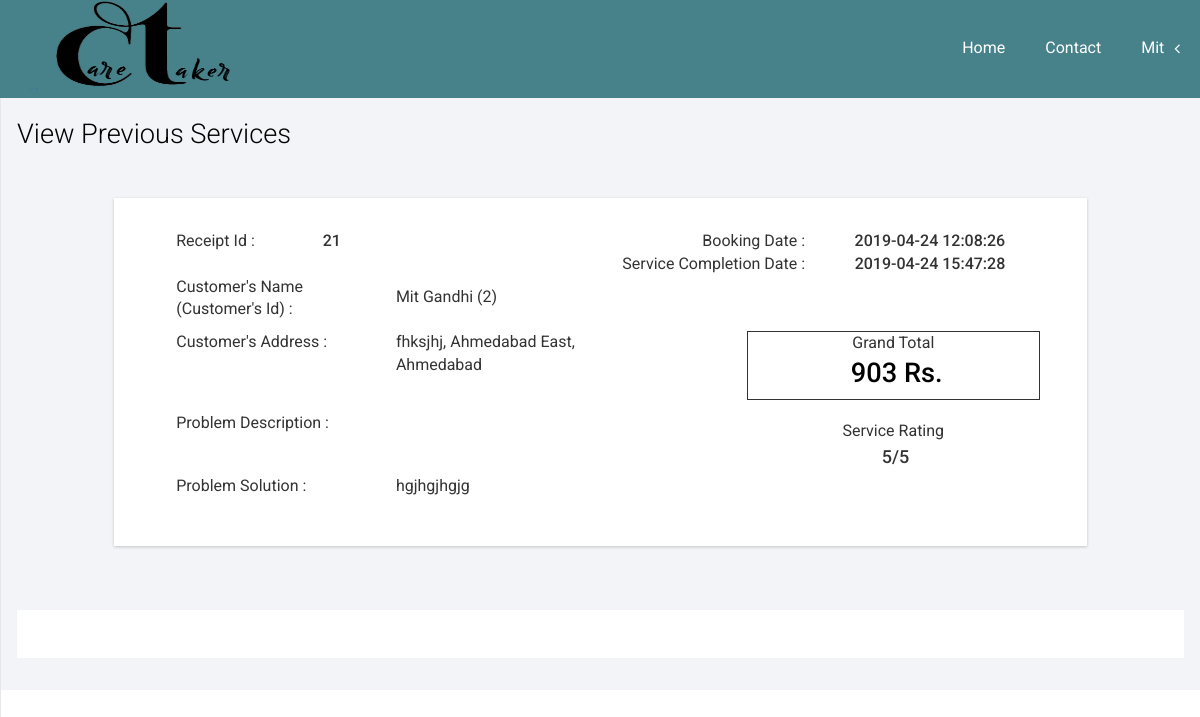
Page /CT/VPServices.php (signed in) on the committed database.
### tables this page shows
CREATE TABLE IF NOT EXISTS `receipt_master` (
`Receipt_id` int(16) NOT NULL,
  `User_id` int(8) NOT NULL,
  `Emp_id` int(8) NOT NULL,
  `Service_id` int(4) NOT NULL,
  `Address` text NOT NULL,
  `Area_id` int(8) NOT NULL,
  `City_id` int(4) NOT NULL,
  `Problem_desc` text NOT NULL,
  `Booking_date` datetime NOT NULL,
  `Solution` text NOT NULL,
  `Bill_amt` int(4) NOT NULL,
  `Rating` int(1) NOT NULL,
  `Status` int(1) NOT NULL DEFAULT '0',
  `SServed_date` datetime NOT NULL
);

CREATE TABLE IF NOT EXISTS `user_master` (
`User_id` int(8) NOT NULL,
  `First_name` varchar(16) NOT NULL,
  `Last_name` varchar(16) DEFAULT NULL,
  `Email_ID` varchar(32) NOT NULL,
  `Address` text,
  `Area_id` int(8) NOT NULL,
  `City_id` int(4) NOT NULL,
  `Contact_no` bigint(10) DEFAULT NULL,
  `User_type` varchar(5) NOT NULL DEFAULT 'User',
  `Password` varchar(32) NOT NULL,
  `Deleted` tinyint(1) NOT NULL DEFAULT '0',
  `Time_Stamp` date NOT NULL
);

CREATE TABLE IF NOT EXISTS `area_master` (
`Area_id` int(8) NOT NULL,
  `Area_name` varchar(16) NOT NULL,
  `City_id` int(4) NOT NULL,
  `Deleted` tinyint(1) NOT NULL DEFAULT '0'
);

CREATE TABLE IF NOT EXISTS `city_master` (
`City_id` int(4) NOT NULL,
  `City_name` varchar(16) NOT NULL,
  `Deleted` tinyint(1) NOT NULL DEFAULT '0'
);

### CT/VPServices.php (the view, shortened to what this page needs)
<!DOCTYPE HTML>
<html>
<?php
require("../connection.php");
require_once("Navigation.php");
?>
<head>
</head>
<body>
<div id="wrapper">
    <div id="page-wrapper" style="margin-left: 0px; min-height: 399px;">
        <div class="graphs">
            <div class="xs" style="margin-top: 88px;">
                <h3>View Previous Services</h3>
                <?php
                $selectSQL = "SELECT * FROM `receipt_master` where Emp_id='{$_SESSION['User_id']}' AND Status=3 ORDER BY `Booking_date` DESC";
                if( !( $selectRes = mysql_query( $selectSQL ) ) ){
                    echo 'Retrieval of data from Database Failed - #'.mysql_errno().': '.mysql_error();
                }
                else {
                    if (mysql_num_rows($selectRes) == 0) {
                        echo '<div class="col_1" style="margin-top: 48px;">';
                        echo "<div class='col-md-10 span_3' style='margin: auto;float: none;'>";
                        echo "<div class='bs-example1' data-example-id='contextual-table' style='height: auto;margin: auto;font-weight: 500;' align='center'>You haven't served any Services yet!";
                        echo '</div></div></div>';
                    }
                    else
                    {
                        while ($row = mysql_fetch_assoc($selectRes)) {
                            $USelect="SELECT * FROM `user_master` WHERE User_id='{$row['User_id']}'";
                            $UResult=mysql_query($USelect,$con);
                            $Urow=mysql_fetch_assoc($UResult);
                            $UName=$Urow['First_name']." ".$Urow['Last_name'];
                            $CSelect="SELECT City_name FROM `city_master` WHERE City_id='{$row['City_id']}'";
                            $CResult=mysql_query($CSelect,$con);
                            $CRow=mysql_fetch_assoc($CResult);
                            $ASelect="SELECT Area_name FROM `area_master` WHERE Area_id='{$row['Area_id']}'";
                            $AResult=mysql_query($ASelect,$con);
                            $ARow=mysql_fetch_assoc($AResult);
                            echo '<div class="col_1" style="margin-top: 48px;">';
                                echo '<div class="col-md-10 span_3" style="margin: auto;float: none;">';
                                    echo '<div class="bs-example1" data-example-id="contextual-table" style="height: auto;margin: auto;">';
                                        echo '<div class="col-sm-12">';
                                            echo '<div class="col-sm-2">Receipt Id :</div>';
                                            echo '<div class="col-sm-1" style="font-weight: 500">';
                                                echo $row["Receipt_id"];
                                            echo '</div>';
                                            echo '<div class="col-sm-4">&nbsp;</div>';
                                            echo '<div class="col-sm-2" align="right">Booking Date :</div>';
                                            echo "<div class='col-sm-3' align='center' style='font-weight: 500'>{$row['Booking_date']}</div>";
                                        echo '</div>';
                                        echo '<div class="col-sm-12" align="right">';
                                            echo '<div class="col-sm-6"> </div>';
                                            echo '<div class="col-sm-3">Service Completion Date :</div>';
                                            echo "<div class='col-sm-3' align='center' style='font-weight: 500;'>{$row['SServed_date']}</div>";
                                        echo '</div>';
                                        echo '<div class="col-sm-12" style="margin-bottom: 10px;">';
                                            echo "<div class='col-sm-3'>Customer's Name<br>(Customer's Id) :</div>";
                                            echo "<div class='col-sm-4' style='padding-top: 10px;'>";
                                            echo "$UName ({$row['User_id']})";
                                            echo "</div>";
                                        echo '</div>';
                                        echo '<div class="col-sm-12">';
                                            echo "<div class='col-sm-3'>Customer's Address :</div>";
                                            echo "<div class='col-sm-4'>{$row['Address']}, {$ARow['Area_name']}, {$CRow['City_name']}";
                                            echo "</div>";
                                            echo '<div class="col-sm-1" align="right"> </div>';
                                            echo '<div class="col-sm-4" align="center" style="border: 1px solid;">';
                                                echo "Grand Total<br><h3 style='margin-bottom: 10px;margin-top: 4px;font-weight: 500'>&nbsp;{$row['Bill_amt']} Rs.</h3>";
                                            echo '</div>';
                                        echo '</div>';
                                        echo '<div class="col-sm-12" style="margin-top: 12px;">';
                                            echo '<div class="col-sm-3">Problem Description :</div>';
                                            echo "<div class='col-sm-4'>{$row['Problem_desc']}</div>";
                                            echo '<div class="col-sm-1"> </div>';
                                            echo '<div class="col-sm-4" align="center" style="padding-top: 8px;">';
                                            echo "Service Rating<br><h4 style='margin-bottom: 8px;margin-top: 4px;;font-weight: 500'>&nbsp;{$row['Rating']}/5</h4>";
                                            echo '</div>';
                                        echo '</div>';
                                        echo '<div class="col-sm-12" style="margin-bottom: 16px;">';
                                            echo '<div class="col-sm-3">Problem Solution :</div>';
                                            echo "<div class='col-sm-4'>{$row['Solution']}</div>";
                                            echo '<div class="col-sm-1"> </div>';
                                        echo '</div>';
                                        echo '<div class="clearfix"></div>';
                                    echo '</div>';
                                echo '</div>';
                            echo '</div>';
                        }
                    }
                }
                ?>
                <div class="copy_layout">
                </div>
            </div>
        </div>
    </div>
</div>

### css/style.css (style rules this page uses)
h4, h5, h6, h1, h2, h3 { margin-top: 0; }
html, body { font-family: 'Roboto', sans-serif; font-size: 100%; background:#000; overflow-x: hidden; }
.span_3 { padding:0; }
.col_1 { margin:1em 0 0 0; }
.map_container, #chart, .span_6, .col_2, .weather_list, .cal1, .skills-info, .stats-info, .r3_counter_box, .activity_box, .bs-example1, .cloud, .copy { -ms-box-shadow: 0 1px 3px 0px rgba(0, 0, 0, 0.2); -o-box-shadow: 0 1px 3px 0px rgba(0, 0, 0, 0.2); -moz-box-shadow: 0 1px 3px 0px rgba(0, 0, 0, 0.2); -webkit-box-shadow: 0 1px 3px 0px rgba(0, 0, 0, 0.2); box-shadow: 0 1px 3px 0px rgba(0, 0, 0, 0.2); }
.graphs { padding: 2em 1em; background: #f2f4f8; font-family: 'Roboto', sans-serif; }
.xs h3, .widget_head { color:#000; font-size:1.7em; font-weight:300; margin-bottom: 1em; }
.bs-example1 { background:#fff; padding:2em; }
.copy_layout { padding:1.5em 0; background:#fff; text-align:center; margin: 4em 0 0em 0; }

### css/custom.css (style rules this page uses)
#wrapper { width: 100%; }
#page-wrapper { min-height: 568px; background-color: #fff; }
@media (min-width:768px) { #page-wrapper { position: inherit; margin: 0 0 0 250px; border-left: 1px solid #e7e7e7; } }

### rows in the picture
receipt_master: Receipt_id "21", Booking_date "2019-04-24 12:08:26", SServed_date "2019-04-24 15:47:28", User.Last_name "Mit Gandhi", User "2", Address "fhksjhj", Area.Area_name "Ahmedabad East", City.City_name "Ahmedabad", Bill_amt "903", Rating "5", Solution "hgjhgjhgjg"

### other values in the picture
$_SESSION["First_name"] "Mit"
